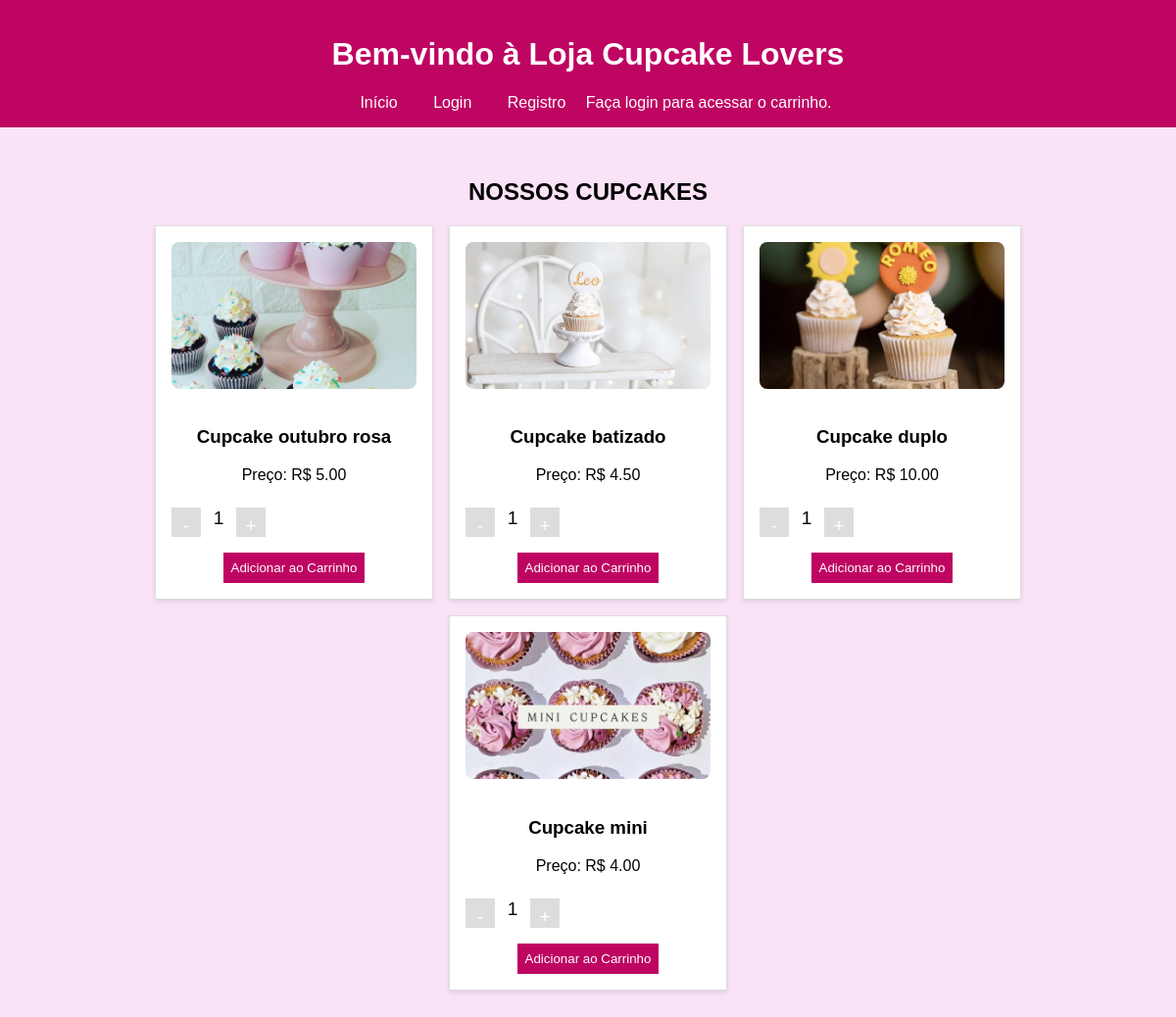
The page / on the database its author committed.
### tables this page shows
CREATE TABLE `products` (
  `id` int(11) NOT NULL,
  `name` varchar(255) NOT NULL,
  `price` decimal(10,2) NOT NULL,
  `image_url` varchar(500) DEFAULT NULL
);

### index.php (the view, shortened to what this page needs)
<?php
$conn = new mysqli('localhost', 'root', '', 'cupcake_db');
?>
<!DOCTYPE html>
<html lang="pt-BR">
<head>
    <link rel="stylesheet" href="./css/styles.css">
</head>
<body>
    <header>
        <h1>Bem-vindo à Loja Cupcake Lovers</h1>
        <nav>
            <a href="index.php">Início</a>
            <?php if (!isset($_SESSION['username'])): ?>
                <a href="login.php">Login</a>
                <a href="register.php">Registro</a>
            <?php endif; ?>
            <?php if (isset($_SESSION['username'])): ?>
                <a href="cart.php">Carrinho</a>
                <span>Olá, <?php echo $_SESSION['username']; ?>!</span>
                <?php
                $role_result = $conn->query("SELECT role FROM users WHERE username='{$_SESSION['username']}'");
                $role = $role_result->fetch_assoc()['role'];
                if ($role == 'admin'): ?>
                    <a href="admin.php">Admin</a>
                <?php endif; ?>
                <a href="logout.php">Logout</a>
            <?php else: ?>
                <span>Faça login para acessar o carrinho.</span>
            <?php endif; ?>
        </nav>
    </header>
    <main>
        <h2>NOSSOS CUPCAKES</h2>
        <div class="cupcake-list">
            <?php
            $result = $conn->query("SELECT * FROM products");
            while ($row = $result->fetch_assoc()) {
                $id = $row['id'];
                echo "<div class='cupcake'>
                        <img src='{$row['image_url']}' alt='{$row['name']}'>
                        <h3>{$row['name']}</h3>
                        <p>Preço: R$ {$row['price']}</p>
                        <div class='quantity-controls'>
                            <button onclick=\"changeQuantity('qty-{$id}', -1)\">-</button>
                            <span id='qty-{$id}'>1</span>
                            <button onclick=\"changeQuantity('qty-{$id}', 1)\">+</button>
                        </div>
                        <button onclick=\"addToCart('{$row['name']}', {$row['price']}, getQuantity('qty-{$id}'))\">Adicionar ao Carrinho</button>
                      </div>";
            }
            ?>
        </div>
    </main>
</body>
</html>

### css/styles.css (style rules this page uses)
body { font-family: Arial, sans-serif; margin: 0; padding: 0; background-color: #fae3f7; }
header { background-color: #be0562ff; color: white; padding: 1rem; text-align: center; }
nav a { margin: 0 1rem; color: white; text-decoration: none; }
main { padding: 2rem; }
main h2 { text-align: center; }
.cupcake-list { display: flex; flex-wrap: wrap; gap: 1rem; justify-content: center; }
.cupcake { border: 1px solid #ddd; padding: 1rem; background-color: white; width: 250px; text-align: center; box-shadow: 0 2px 5px rgba(0, 0, 0, 0.1); }
.cupcake img { width: 100%; height: 150px; object-fit: cover; border-radius: 8px; margin-bottom: 1rem; }
button { background-color: #be0562ff; color: white; border: none; padding: 0.5rem; cursor: pointer; margin-top: 0.5rem; }
.quantity-controls { display: flex; align-items: center; gap: 0.5rem; margin: 0.5rem 0; }
.quantity-controls button { width: 30px; height: 30px; font-size: 1.2rem; background-color: #ddd; border: none; cursor: pointer; }
.quantity-controls span { font-size: 1.2rem; min-width: 20px; text-align: center; }

### rows shown on the page
products: image_url (picture), name "Cupcake outubro rosa", price "5.00"
products: image_url (picture), name "Cupcake batizado", price "4.50"
products: image_url (picture), name "Cupcake duplo", price "10.00"
products: image_url (picture), name "Cupcake mini", price "4.00"
